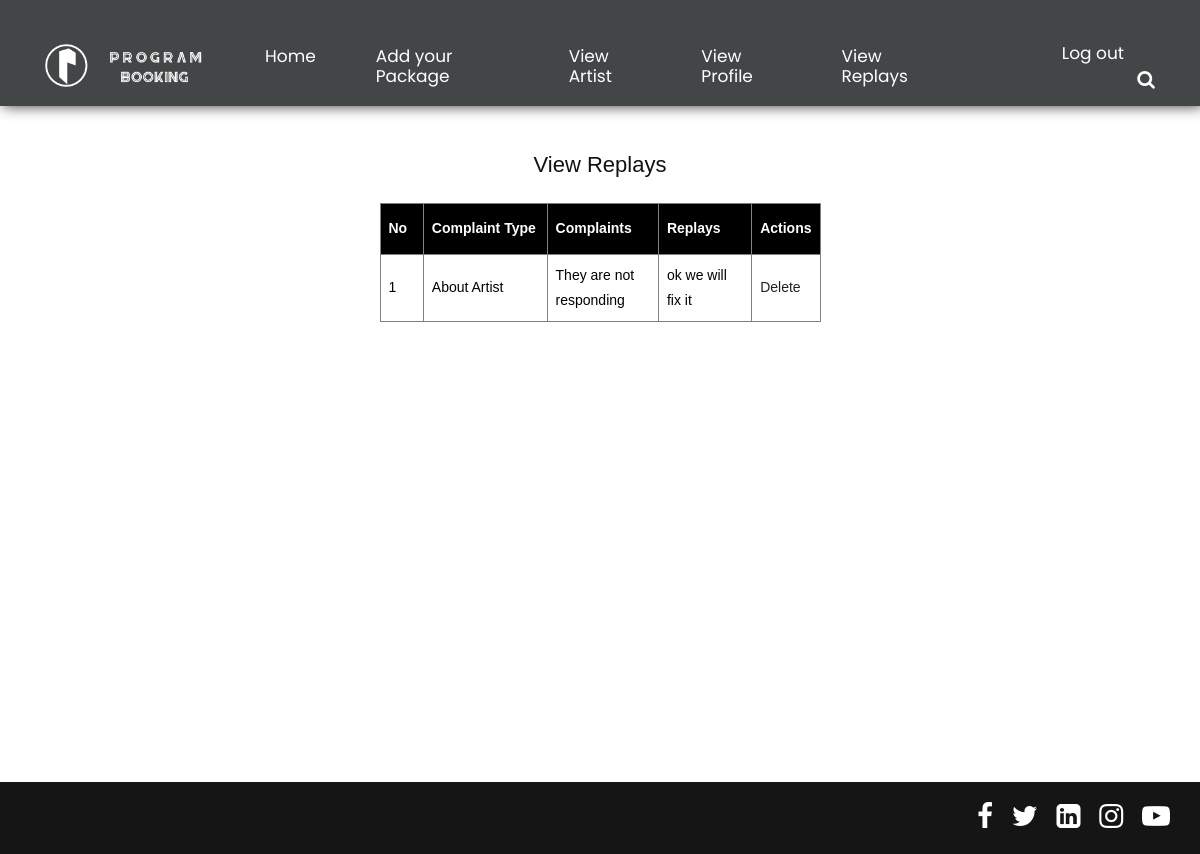
Page /Program-Booking/Troops/ViewReplays.php (signed in) on the committed database.
### tables this page shows
CREATE TABLE `tbl_complaint` (
  `comp_id` int(50) NOT NULL auto_increment,
  `comp_date` date NOT NULL,
  `comptype_id` varchar(50) NOT NULL,
  `comp_condent` varchar(500) NOT NULL,
  `user_id` int(50) NOT NULL,
  `troop_id` int(50) NOT NULL,
  `artist_id` int(50) NOT NULL,
  `comp_status` int(50) NOT NULL,
  `comp_replay` varchar(500) NOT NULL,
  PRIMARY KEY  (`comp_id`)
);

CREATE TABLE `tbl_complainttype` (
  `comptype_id` int(50) NOT NULL auto_increment,
  `comptype_name` varchar(50) NOT NULL,
  PRIMARY KEY  (`comptype_id`)
);

### Program-Booking/Troops/ViewReplays.php (the view, shortened to what this page needs)
<!DOCTYPE html PUBLIC "-//W3C//DTD XHTML 1.0 Transitional//EN" "http://www.w3.org/TR/xhtml1/DTD/xhtml1-transitional.dtd">
<html xmlns="http://www.w3.org/1999/xhtml">
<head>
<?php include("Template/Header.php") ?>
</head>
<div class="main_form" id="tab"  align="center">
<br><br><br><br><br><br>
<h2>View Replays</h2>
<br>
<body>
<form id="request" name="form1" method="post" action="">
  <table width="441" border="1">
    <tr>
      <th width="47">No</th>
      <th width="142">Complaint Type</th>
      <th width="120">Complaints</th>
      <th width="104">Replays</th>
      <th>Actions</th>
    </tr>
    <?php
	$sel="select * from tbl_complaint c inner join tbl_troop t on c.troop_id=t.troop_id inner join  tbl_complainttype p on c.comptype_id=p.comptype_id where c.troop_id='".$_SESSION["troopid"]."'";
	$data=mysql_query($sel);
	$i=0;
	while($row=mysql_fetch_array($data))
	{
		$i=$i+1;
	 ?>
    <tr>
      <td><?php echo $i ?></td>
      <td><?php echo $row["comptype_name"] ?></td>
      <td><?php echo $row["comp_condent"] ?></td>
      <td><?php echo $row["comp_replay"] ?></td>
      <td><a href="ViewReplays.php?compid=<?php echo $row["comp_id"] ?>">Delete</a></td>
    </tr>
    <?php
	}
	?>
  </table>
</form>
</body>
</div>
<br><br><br><br><br><br><br><br><br><br><br><br><br><br><br>
<?php include("Template/Footer.php") ?>
</html>

### Program-Booking/Troops/Template/css/style.css (style rules this page uses)
body { color: #666666; font-size: 14px; font-family: 'Poppins', sans-serif; line-height: 1.80857; font-weight: normal; }
a { color: #1f1f1f; text-decoration: none !important; outline: none !important; -webkit-transition: all .3s ease-in-out; -moz-transition: all .3s ease-in-out; -ms-transition: all .3s ease-in-out; -o-transition: all .3s ease-in-out; transition: all .3s ease-in-out; }
h1, h2, h3, h4, h5, h6 { letter-spacing: 0; font-weight: normal; position: relative; padding: 0; font-weight: normal; line-height: normal; color: #111111; margin: 0 }
h2 { font-size: 22px }
*, *::after, *::before { -webkit-box-sizing: border-box; -moz-box-sizing: border-box; box-sizing: border-box; }
a { color: #222222; text-decoration: none; outline: none !important; }
a, .btn { text-decoration: none !important; outline: none !important; -webkit-transition: all .3s ease-in-out; -moz-transition: all .3s ease-in-out; -ms-transition: all .3s ease-in-out; -o-transition: all .3s ease-in-out; transition: all .3s ease-in-out; }
#request *::placeholder { color: #888888; opacity: 1; }

### Program-Booking/Troops/Template/form.css (style rules this page uses)
#tab { font-family: "Trebuchet MS", Arial, Helvetica, sans-serif; border-collapse: collapse; width: 100%; }
#tab td, #tab th { padding: 8px; color: #000; }
#tab th { padding-top: 12px; padding-bottom: 12px; text-align: left; background-color: #000; color: white; }

### rows in the picture
tbl_complaint: comptype.comptype_name "About Artist", comp_condent "They are not responding", comp_replay "ok we will fix it"
